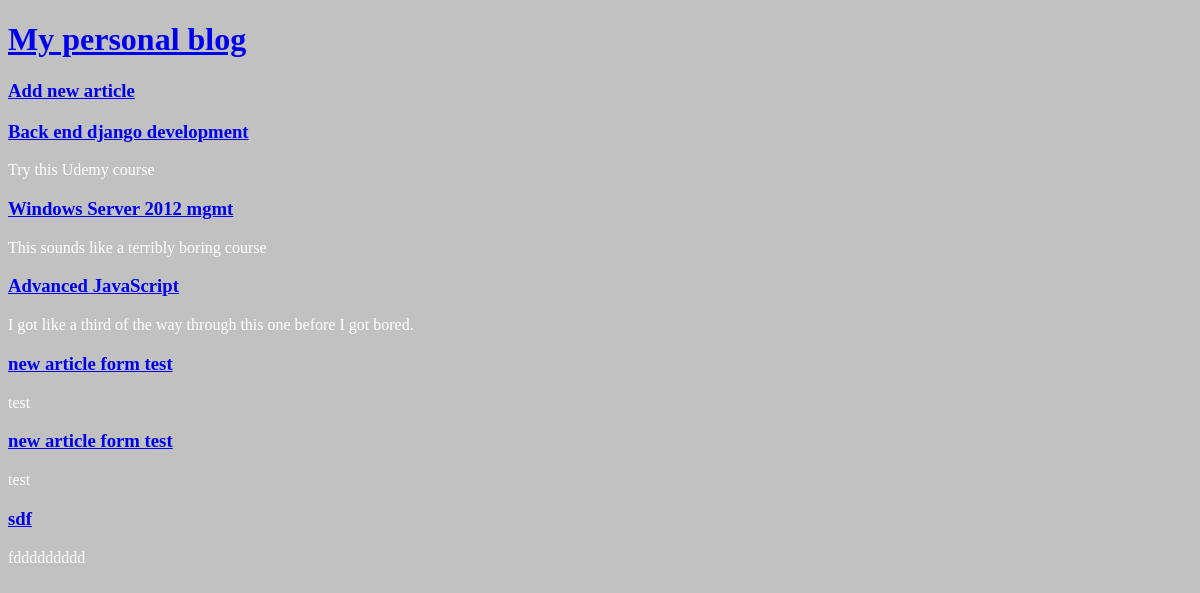
Before: / with the older database file.
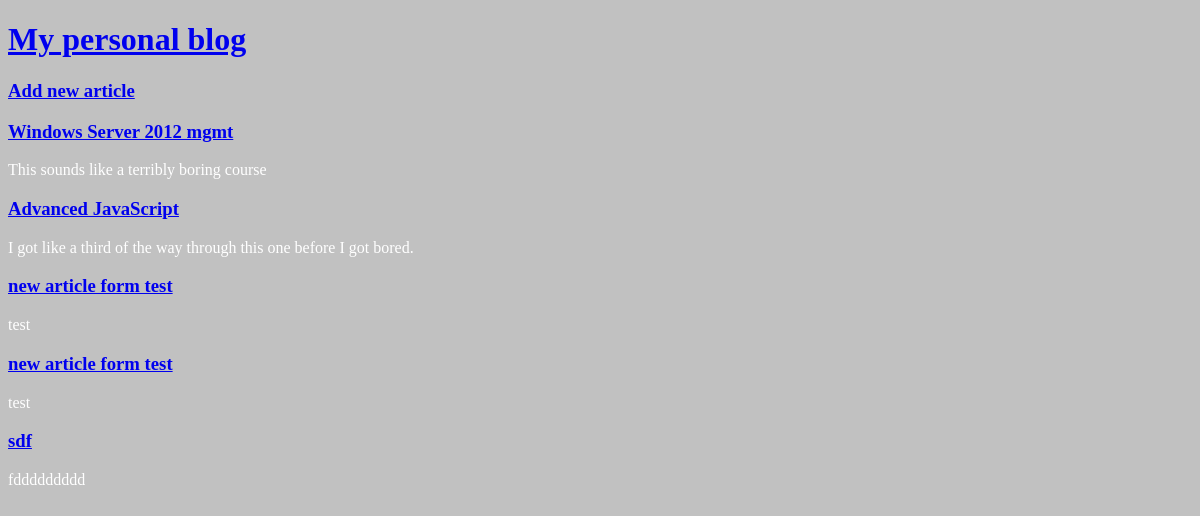
After: the same page with the newer database file.
### articles/models.py (models this page shows, shortened)
class Article(models.Model):
    author = models.ForeignKey(
        'auth.User',
        on_delete = models.CASCADE
    )
    title = models.CharField(max_length = 100)
    text = models.TextField()

### articles/views.py (the view)
# urls.py: path('', views.ArticleListView.as_view(), name='home'),
class ArticleListView(ListView):
    model = Article
    template_name = 'home.html'

### templates/home.html
{% extends 'base.html' %}
{% block content %}
{% for article in object_list %}
<div class="article">
    <h3><a href="{% url 'article' article.pk %}">{{ article.title }}</a></h3>
    <p>{{ article.text }}</p>
</div>
{% endfor %}
{% endblock content %}

### templates/base.html (shortened to what this page needs)
{% load staticfiles %}
<!DOCTYPE html>
<html lang="en">
<head>
    <link rel="stylesheet" href="{% static 'css/basestyles.css' %}">
</head>
<body>
    <header>
        <h1><a href="/">My personal blog</a></h1>
    </header>
    <div class="new">
        <h3><a href="{% url 'article_new' %}">Add new article</a></h3>
    </div>
    <div class="container">
        {% block content %}
        {% endblock content %}
    </div>
</body>
</html>

### static/css/basestyles.css (style rules this page uses)
body { background-color: #c1c1c1; color: #FFF; }

Changed rows visible on the page:
removed Article: title "Back end django development", text "Try this Udemy course"
